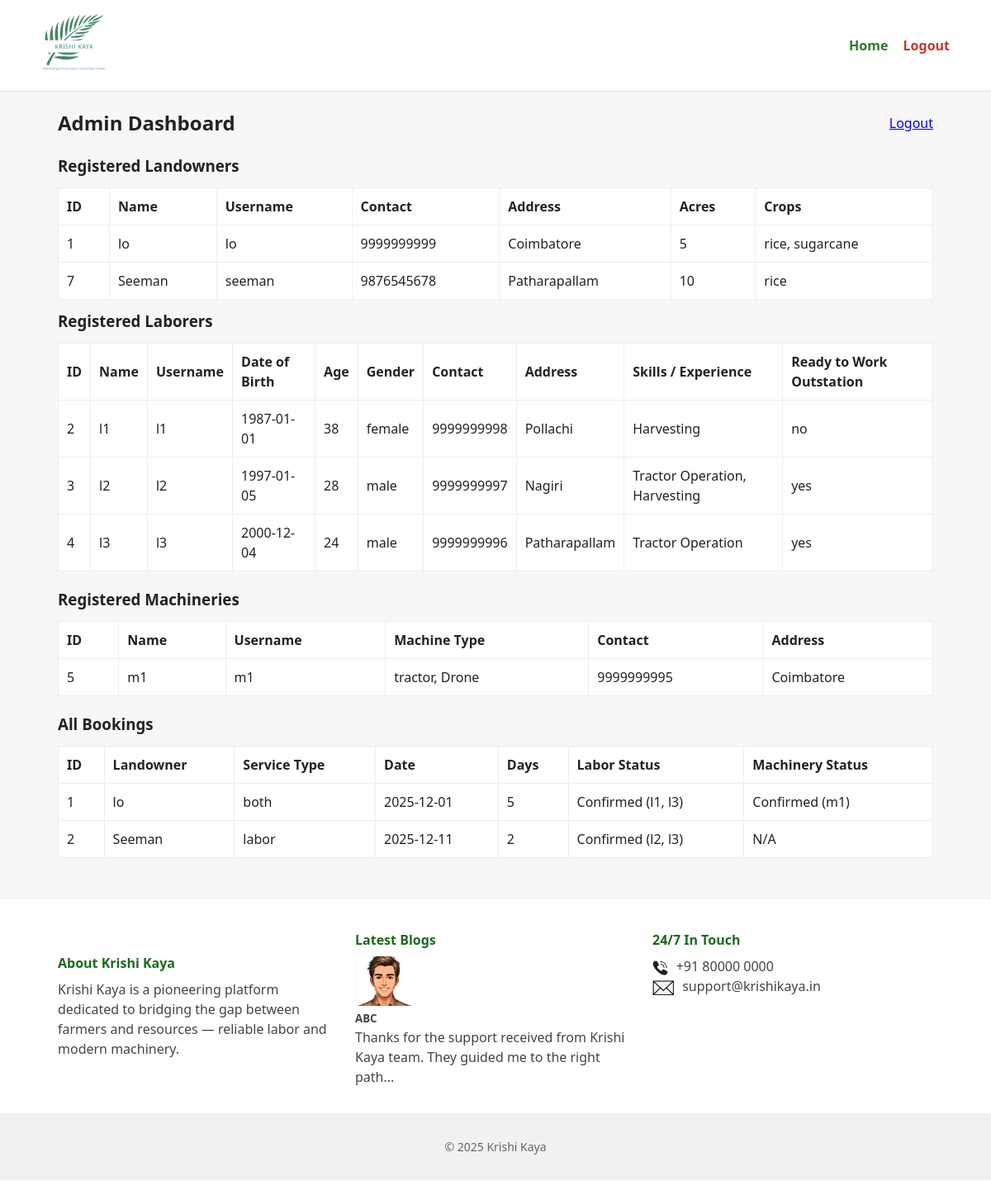
/admin (signed in), run on the app's committed database.
### app.py (models this page shows)
class User(db.Model):
    id = db.Column(db.Integer, primary_key=True)
    role = db.Column(db.String(20))
    name = db.Column(db.String(100))
    username = db.Column(db.String(100), unique=True)
    password = db.Column(db.String(100))
    contact = db.Column(db.String(50))
    address = db.Column(db.String(200))
    acres = db.Column(db.Integer)
    crops = db.Column(db.String(200))
    machine_type = db.Column(db.String(100))
    num_labors = db.Column(db.Integer)
    dob = db.Column(db.String(50))
    age = db.Column(db.Integer)
    gender = db.Column(db.String(20))
    skills = db.Column(db.String(200))
    outstation = db.Column(db.String(10))  # Yes/No

class Booking(db.Model):
    id = db.Column(db.Integer, primary_key=True)
    landowner_id = db.Column(db.Integer, db.ForeignKey("user.id"))
    service_date = db.Column(db.String(50))
    days = db.Column(db.Integer)
    service_type = db.Column(db.String(20))
    num_labor = db.Column(db.Integer)
    machine_type = db.Column(db.String(100))
    labor_status = db.Column(db.String(100), default="Pending")
    machinery_status = db.Column(db.String(100), default="Pending")
    action = db.Column(db.String(20), default="Pending")  # Pending/Closed

### app.py (the view)
@app.route("/admin")
def admin_dashboard():
    user = current_user()
    if not user or user.role != "admin":
        flash("Login as admin first", "danger")
        return redirect(url_for("login"))
    landowners = User.query.filter_by(role="landowner").all()
    labors = User.query.filter_by(role="labor").all()
    machineries = User.query.filter_by(role="machinery").all()
    bookings = Booking.query.all()
    total_labors = User.query.filter_by(role="labor").count()
    total_machs = User.query.filter_by(role="machinery").count()
    bookings_display = []
    for b in bookings:
        stype = (b.service_type or "").strip().lower()
        num_labor = int(b.num_labor) if b.num_labor else 0
        accepted_lab_q = BookingResponse.query.filter_by(
            booking_id=b.id, user_role="labor", response="Accept"
        ).all()
        rejected_lab_count = BookingResponse.query.filter_by(
            booking_id=b.id, user_role="labor", response="Reject"
        ).count()
        accepted_lab_count = len(accepted_lab_q)
        accepted_lab_names = [User.query.get(r.user_id).name for r in accepted_lab_q]
        accepted_mach_q = BookingResponse.query.filter_by(
            booking_id=b.id, user_role="machinery", response="Accept"
        ).all()
        rejected_mach_count = BookingResponse.query.filter_by(
            booking_id=b.id, user_role="machinery", response="Reject"
        ).count()
        accepted_mach_names = [User.query.get(r.user_id).name for r in accepted_mach_q]
        if stype == "machinery":
            labor_status = "N/A"
        elif stype in ("labor", "both"):
            if num_labor > 0:
                if accepted_lab_count >= num_labor:
                    labor_status = f"Confirmed ({', '.join(accepted_lab_names)})"
                elif rejected_lab_count >= total_labors and total_labors > 0:
                    labor_status = "Rejected"
                else:
                    labor_status = f"{accepted_lab_count}/{num_labor} Accepted"
            else:
                labor_status = "N/A"
        else:
            labor_status = "N/A"
        if stype == "labor":
            machinery_status = "N/A"
        elif stype in ("machinery", "both"):
            if len(accepted_mach_q) > 0:
                machinery_status = f"Confirmed ({', '.join(accepted_mach_names)})"
            elif rejected_mach_count >= total_machs and total_machs > 0:
                machinery_status = "Rejected"
            else:
                machinery_status = "Pending"
        else:
            machinery_status = "N/A"
        if stype == "both":
            labor_closed = labor_status.startswith("Confirmed") or labor_status == "Rejected"
            mach_closed = machinery_status.startswith("Confirmed") or machinery_status == "Rejected"
            action = "Closed" if (labor_closed and mach_closed) else "Pending"
        elif stype == "labor":
            action = "Closed" if labor_status.startswith("Confirmed") or labor_status == "Rejected" else "Pending"
        elif stype == "machinery":
            action = "Closed" if machinery_status.startswith("Confirmed") or machinery_status == "Rejected" else "Pending"
        else:
            action = "Pending"
        landowner = User.query.get(b.landowner_id)
        bookings_display.append({
            "id": b.id,
            "landowner_name": landowner.name if landowner else "Unknown",
            "landowner_contact": landowner.contact if landowner else "-",
            "landowner_address": landowner.address if landowner else "-",
            "service_type": b.service_type,
            "service_date": b.service_date,
            "days": b.days,
            "labor_status": labor_status,
            "machinery_status": machinery_status,
            "action": action
        })
    return render_template(
        "admin_dashboard.html",
        landowners=landowners,
        labors=labors,
        machineries=machineries,
        bookings=bookings_display
    )

### app.py (called while the page is built)
def current_user():
    uid = session.get("user_id")
    return User.query.get(uid) if uid else None

### templates/admin_dashboard.html (shortened to what this page needs)
{% extends "base.html" %}
{% block content %}
<div style="display:flex;justify-content:space-between;align-items:center">
  <h2>Admin Dashboard</h2>
  <div><a href="{{ url_for('logout') }}" class="logout">Logout</a></div>
</div>
<section style="margin-top:20px;">
  <h3>Registered Landowners</h3>
  <table>
    <thead>
      <tr>
        <th>ID</th>
        <th>Name</th>
        <th>Username</th>
        <th>Contact</th>
        <th>Address</th>
        <th>Acres</th>
        <th>Crops</th>
      </tr>
    </thead>
    <tbody>
      {% for lo in landowners %}
        <tr>
          <td>{{ lo.id }}</td>
          <td>{{ lo.name or '-' }}</td>
          <td>{{ lo.username }}</td>
          <td>{{ lo.contact or '-' }}</td>
          <td>{{ lo.address or '-' }}</td>
          <td>{{ lo.acres or '-' }}</td>
          <td>{{ lo.crops or '-' }}</td>
        </tr>
      {% else %}
        <tr><td colspan="7">No landowners registered.</td></tr>
      {% endfor %}
    </tbody>
  </table>
</section>
<section style="margin-top:12px;">
  <h3>Registered Laborers</h3>
  <table>
    <thead>
      <tr>
        <th>ID</th>
        <th>Name</th>
        <th>Username</th>
        <th>Date of Birth</th>
        <th>Age</th>
        <th>Gender</th>
        <th>Contact</th>
        <th>Address</th>
        <th>Skills / Experience</th>
        <th>Ready to Work Outstation</th>
      </tr>
    </thead>
    <tbody>
      {% for l in labors %}
        <tr>
          <td>{{ l.id }}</td>
          <td>{{ l.name or '-' }}</td>
          <td>{{ l.username }}</td>
          <td>{{ l.dob or '-' }}</td>
          <td>{{ l.age or '-' }}</td>
          <td>{{ l.gender or '-' }}</td>
          <td>{{ l.contact or '-' }}</td>
          <td>{{ l.address or '-' }}</td>
          <td>{{ l.skills or '-' }}</td>
          <td>{{ l.outstation or '-' }}</td>
        </tr>
      {% else %}
        <tr><td colspan="10">No laborers registered</td></tr>
      {% endfor %}
    </tbody>
  </table>
</section>
<section style="margin-top:20px;">
  <h3>Registered Machineries</h3>
  <table>
    <thead>
      <tr>
        <th>ID</th>
        <th>Name</th>
        <th>Username</th>
        <th>Machine Type</th>
        <th>Contact</th>
        <th>Address</th>
      </tr>
    </thead>
    <tbody>
      {% for m in machineries %}
        <tr>
          <td>{{ m.id }}</td>
          <td>{{ m.name or '-' }}</td>
          <td>{{ m.username }}</td>
          <td>{{ m.machine_type or '-' }}</td>
          <td>{{ m.contact or '-' }}</td>
          <td>{{ m.address or '-' }}</td>
        </tr>
      {% else %}
        <tr><td colspan="6">No machineries registered.</td></tr>
      {% endfor %}
    </tbody>
  </table>
</section>
<section style="margin-top:20px;">
  <h3>All Bookings</h3>
  <table>
    <thead>
      <tr>
        <th>ID</th>
        <th>Landowner</th>
        <th>Service Type</th>
        <th>Date</th>
        <th>Days</th>
        <th>Labor Status</th>
        <th>Machinery Status</th>
      </tr>
    </thead>
    <tbody>
      {% for b in bookings %}
        <tr>
          <td>{{ b.id }}</td>
          <td>{{ b.landowner_name }}</td>
          <td>{{ b.service_type }}</td>
          <td>{{ b.service_date }}</td>
          <td>{{ b.days }}</td>
          <td>{{ b.labor_status }}</td>
          <td>{{ b.machinery_status }}</td>
        </tr>
      {% else %}
        <tr><td colspan="7">No bookings yet.</td></tr>
      {% endfor %}
    </tbody>
  </table>
</section>
{% endblock %}

### templates/base.html (shortened to what this page needs)
<!doctype html>
<html lang="en">
<head>
  <link rel="stylesheet" href="{{ url_for('static', filename='style.css') }}">
</head>
<body>
  <header class="site-header">
    <div class="container header-inner">
      <div class="brand">
        <a href="{{ url_for('home') }}">
          <img src="{{ url_for('static', filename='images/logo.jpeg') }}" alt="Krishi Kaya" class="logo">
        </a>
      </div>
      <nav class="main-nav">
        <a href="{{ url_for('home') }}">Home</a>
        {% if not session.get('user_id') %}
          <a href="{{ url_for('register', role='landowner') }}">Landowner Registration</a>
          <a href="{{ url_for('register', role='labor') }}">Laborer Registration</a>
          <a href="{{ url_for('register', role='machinery') }}">Machinery Registration</a>
          <a href="{{ url_for('register', role='admin') }}">Admin Registration</a>
          <a href="{{ url_for('login') }}">Login</a>
        {% else %}
          <a href="{{ url_for('logout') }}" class="logout">Logout</a>
        {% endif %}
      </nav>
    </div>
  </header>
  <main class="container">
    {% block content %}{% endblock %}
  </main>
  <footer class="site-footer">
    <div class="container footer-inner">
      <div class="footer-col about">
        <h4>About Krishi Kaya</h4>
        <p>Krishi Kaya is a pioneering platform dedicated to bridging the gap between farmers and resources — reliable labor and modern machinery.</p>
      </div>
      <div class="footer-col latest">
        <h4>Latest Blogs</h4>
        <div class="blog">
          <img src="{{ url_for('static', filename='images/blog1.jpg') }}" alt="" class="thumb">
          <div class="txt">
            <h5>ABC</h5>
            <p>Thanks for the support received from Krishi Kaya team. They guided me to the right path...</p>
          </div>
        </div>
      </div>
      <div class="footer-col contact">
        <h4>24/7 In Touch</h4>
        <p><img src="{{ url_for('static', filename='images/phone-icon.jpg') }}" alt="" class="icon"> +91 80000 0000</p>
        <p><img src="{{ url_for('static', filename='images/email-icon.jpg') }}" alt="" class="icon"> support@krishikaya.in</p>
      </div>
    </div>
    <div class="copyright">
      <div class="container">© {{ now().year if now is defined else '2025' }} Krishi Kaya</div>
    </div>
  </footer>
</body>
</html>

### static/style.css (style rules this page uses)
* { box-sizing:border-box;margin:0;padding:0 }
body { font-family: "Segoe UI", Roboto, Arial, sans-serif;color:#222;background:#f7f7f7;line-height:1.5 }
.container { max-width:1100px;margin:0 auto;padding:20px }
.site-header { background:#fff;border-bottom:1px solid #e6e6e6 }
.header-inner { display:flex;align-items:center;justify-content:space-between;padding:12px 0 }
.brand .logo { height:80px }
.main-nav a { margin-left:14px;color:#2b7a2b;text-decoration:none;font-weight:600 }
.main-nav a.logout { color:#c0392b }
.about { padding:28px 0 }
table { background:#fff;border-radius:8px;border-collapse:collapse;width:100%;margin-top:12px }
table th, table td { padding:10px;border:1px solid #eee;text-align:left }
.site-footer { margin-top:28px;background:#fff;border-top:1px solid #eee;padding:18px 0;color:#444 }
.footer-inner { display:flex;gap:20px }
.footer-col { flex:1 }
.footer-col h4 { color:#1b6a1b;margin-bottom:8px }
.footer-col .thumb { width:70px;height:60px;object-fit:cover;margin-right:8px }
.icon { height:18px;margin-right:6px;vertical-align:middle }
.copyright { background:#f1f1f1;padding:10px 0;margin-top:12px;text-align:center;color:#666;font-size:14px }

### data on the page
User: id "1", name "lo", username "lo", contact "9999999999", address "Coimbatore", acres "5", crops "rice, sugarcane", landowner_name "lo"
User: id "7", name "Seeman", username "seeman", contact "9876545678", address "Patharapallam", acres "10", crops "rice", landowner_name "Seeman"
User: id "2", name "l1", username "l1", dob "1987-01-01", age "38", gender "female", contact "9999999998", address "Pollachi", skills "Harvesting", outstation "no"
User: id "3", name "l2", username "l2", dob "1997-01-05", age "28", gender "male", contact "9999999997", address "Nagiri", skills "Tractor Operation, Harvesting", outstation "yes"
User: id "4", name "l3", username "l3", dob "2000-12-04", age "24", gender "male", contact "9999999996", address "Patharapallam", skills "Tractor Operation", outstation "yes"
User: id "5", name "m1", username "m1", machine_type "tractor, Drone", contact "9999999995", address "Coimbatore"
Booking: service_type "both", service_date "2025-12-01"
Booking: service_type "labor", service_date "2025-12-11"

### other printed values
{{ b.id }} "1" "2"
{{ b.days }} "5" "2"
{{ b.labor_status }} "Confirmed (l1, l3)" "Confirmed (l2, l3)"
{{ b.machinery_status }} "Confirmed (m1)" "N/A"
